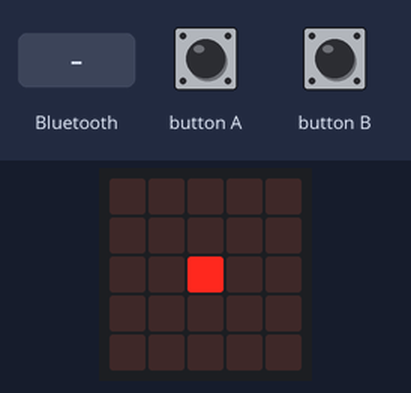
Recording of a program running on a simulated BBC micro:bit (MakeCode). Shown: the board's 5×5 LED display. The inputs (shaded band) are chosen by the test bench.

Above: at 1.6 s.
1.7 s: a phone connects over Bluetooth
At 2.4 s:
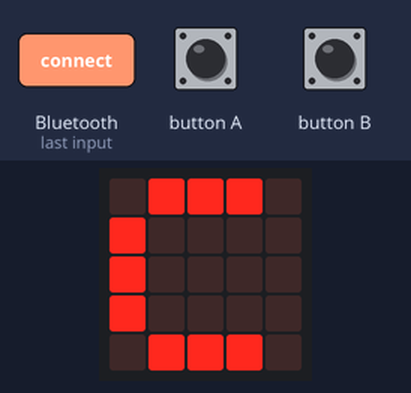
3.2 s: a phone disconnects over Bluetooth
At 3.6 s:
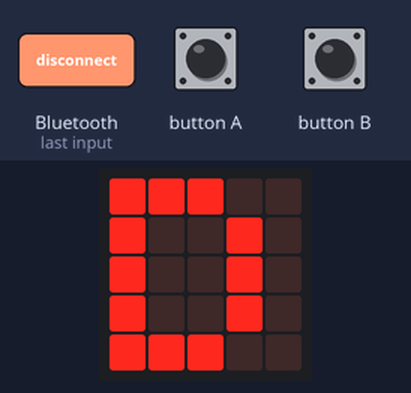
Timing chart, 0 to 6.2 s (numbered marks = the images above; inputs shaded):
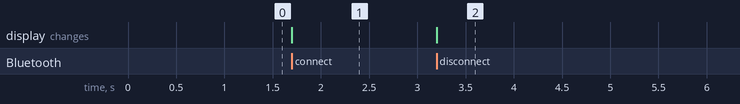

The program:

main.ts
```typescript
bluetooth.onBluetoothConnected(function () {
    basic.showString("C")
})
bluetooth.onBluetoothDisconnected(function () {
    basic.showString("D")
})
input.onButtonPressed(Button.B, function () {
    bluetooth.uartWriteString("goodbye")
})
input.onButtonPressed(Button.A, function () {
    bluetooth.uartWriteString("hello")
})
basic.showLeds(`
    . . . . .
    . . . . .
    . . # . .
    . . . . .
    . . . . .
    `)
bluetooth.startUartService()
bluetooth.startButtonService()
bluetooth.startLEDService()
bluetooth.startTemperatureService()
```

test.ts
```typescript
// Hier kann man Tests durchführen; diese Datei wird nicht kompiliert, wenn dieses Paket als Erweiterung verwendet wird.
```

Measured:
- after the input at 1.7 s, the display: changes at once (image 1)
- after the input at 3.2 s, the display: changes at once (image 2)
